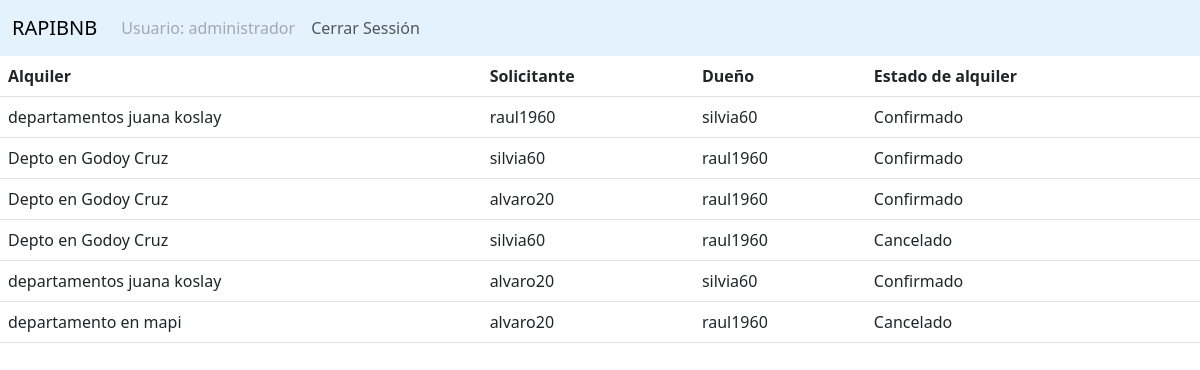
The app's page /administrador/reservas.php (signed in) with its own data.
### tables this page shows
CREATE TABLE `reservas` (
  `id` int(11) NOT NULL,
  `id_alquiler` int(11) NOT NULL,
  `solicitante` varchar(250) NOT NULL,
  `duenio` varchar(250) NOT NULL,
  `estado` int(11) NOT NULL
);

CREATE TABLE `alquileres` (
  `id` int(11) NOT NULL,
  `titulo` varchar(250) NOT NULL,
  `descripcion` text NOT NULL,
  `ubicacion` varchar(250) NOT NULL,
  `servicios` varchar(250) NOT NULL,
  `costo` int(11) NOT NULL,
  `tminimo` date NOT NULL,
  `tmaximo` date NOT NULL,
  `cupo` int(11) NOT NULL,
  `id_user` int(11) NOT NULL,
  `estado_alquiler` int(11) NOT NULL
);

### administrador/reservas.php (the view, shortened to what this page needs)
<!DOCTYPE html>
<html lang="en">
<head>
    <link href="./../css/bootstrap.min.css" rel="stylesheet">
    <link href="./../css/style.css" rel="stylesheet">
</head>
<body>
<?php
require('include/headeradmin.php');
include('./../bd/cn.php');
?>
<?php
$sql_reservas = "SELECT * FROM reservas";
$consulta_reservas = mysqli_query($conexion, $sql_reservas);
if ($consulta_reservas) {
    ?>
    <table class="table">
        <tr>
            <th scope="col">Alquiler</th>
            <th scope="col">Solicitante</th>
            <th scope="col">Dueño</th>
            <th scope="col">Estado de alquiler</th>
        </tr>
    <?php
    while ($mostrar_reserva = mysqli_fetch_array($consulta_reservas)) {
        $idalquiler = $mostrar_reserva['id_alquiler'];
        $sql_alquiler = "SELECT * FROM alquileres WHERE id = '$idalquiler'";
        $consulta_alquiler = mysqli_query($conexion, $sql_alquiler);
        ?>
        <tr>
        <?php
        if ($consulta_alquiler) {
            $mostrar_alquiler = mysqli_fetch_array($consulta_alquiler);
            $nombrealquiler = $mostrar_alquiler['titulo'];
            ?>
            <td> <?php echo $nombrealquiler; ?> </td>
        <?php
        }
        switch ($mostrar_reserva['estado']) {
            case '2':
                $estado = "Confirmado";
                break;
            case '3':
                $estado = "Cancelado";
                break;
        }
        ?>
        <td> <?php echo $mostrar_reserva['solicitante'] ?> </td>
        <td> <?php echo $mostrar_reserva['duenio'] ?> </td>
        <td> <?php echo $estado ?> </td>
        </tr>
    <?php
    }
}else{
    die("Ocurrio un error");
}
?>
</body>
</html>

### css/style.css (style rules this page uses)
* { margin: 0; padding: 0; box-sizing: border-box; }

### records on screen
reservas: id_alquiler.titulo "departamentos juana koslay", solicitante "raul1960", duenio "silvia60", estado "Confirmado"
reservas: id_alquiler.titulo "Depto en Godoy Cruz", solicitante "silvia60", duenio "raul1960", estado "Confirmado"
reservas: id_alquiler.titulo "Depto en Godoy Cruz", solicitante "alvaro20", duenio "raul1960", estado "Confirmado"
reservas: id_alquiler.titulo "Depto en Godoy Cruz", solicitante "silvia60", duenio "raul1960", estado "Cancelado"
reservas: id_alquiler.titulo "departamentos juana koslay", solicitante "alvaro20", duenio "silvia60", estado "Confirmado"
reservas: id_alquiler.titulo "departamento en mapi", solicitante "alvaro20", duenio "raul1960", estado "Cancelado"

### other values on screen
$user "administrador"
